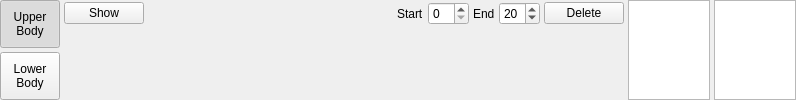
<?xml version="1.0" encoding="UTF-8"?>
<ui version="4.0">
 <class>IntervalWidget</class>
 <widget class="QWidget" name="IntervalWidget">
  <property name="geometry">
   <rect>
    <x>0</x>
    <y>0</y>
    <width>796</width>
    <height>100</height>
   </rect>
  </property>
  <property name="sizePolicy">
   <sizepolicy hsizetype="Preferred" vsizetype="Preferred">
    <horstretch>0</horstretch>
    <verstretch>0</verstretch>
   </sizepolicy>
  </property>
  <property name="minimumSize">
   <size>
    <width>580</width>
    <height>100</height>
   </size>
  </property>
  <property name="maximumSize">
   <size>
    <width>16777215</width>
    <height>100</height>
   </size>
  </property>
  <property name="windowTitle">
   <string>Interval</string>
  </property>
  <property name="layoutDirection">
   <enum>Qt::LeftToRight</enum>
  </property>
  <layout class="QHBoxLayout" name="horizontalLayout_2">
   <property name="spacing">
    <number>4</number>
   </property>
   <property name="leftMargin">
    <number>0</number>
   </property>
   <property name="topMargin">
    <number>0</number>
   </property>
   <property name="rightMargin">
    <number>0</number>
   </property>
   <property name="bottomMargin">
    <number>0</number>
   </property>
   <item>
    <layout class="QVBoxLayout" name="verticalLayout_2">
     <property name="leftMargin">
      <number>0</number>
     </property>
     <item>
      <widget class="QToolButton" name="toolButtonUp">
       <property name="sizePolicy">
        <sizepolicy hsizetype="Fixed" vsizetype="Expanding">
         <horstretch>0</horstretch>
         <verstretch>0</verstretch>
        </sizepolicy>
       </property>
       <property name="minimumSize">
        <size>
         <width>60</width>
         <height>0</height>
        </size>
       </property>
       <property name="text">
        <string>Upper
Body</string>
       </property>
       <property name="checkable">
        <bool>true</bool>
       </property>
       <property name="checked">
        <bool>true</bool>
       </property>
      </widget>
     </item>
     <item>
      <widget class="QToolButton" name="toolButtonDown">
       <property name="sizePolicy">
        <sizepolicy hsizetype="Fixed" vsizetype="Expanding">
         <horstretch>0</horstretch>
         <verstretch>0</verstretch>
        </sizepolicy>
       </property>
       <property name="minimumSize">
        <size>
         <width>60</width>
         <height>0</height>
        </size>
       </property>
       <property name="text">
        <string>Lower
Body</string>
       </property>
       <property name="checkable">
        <bool>true</bool>
       </property>
      </widget>
     </item>
    </layout>
   </item>
   <item>
    <widget class="QWidget" name="widget" native="true">
     <property name="minimumSize">
      <size>
       <width>560</width>
       <height>0</height>
      </size>
     </property>
     <property name="maximumSize">
      <size>
       <width>560</width>
       <height>16777215</height>
      </size>
     </property>
     <layout class="QVBoxLayout" name="verticalLayout">
      <property name="spacing">
       <number>4</number>
      </property>
      <property name="leftMargin">
       <number>0</number>
      </property>
      <property name="topMargin">
       <number>0</number>
      </property>
      <property name="rightMargin">
       <number>0</number>
      </property>
      <property name="bottomMargin">
       <number>0</number>
      </property>
      <item>
       <layout class="QHBoxLayout" name="horizontalLayout">
        <item>
         <widget class="QPushButton" name="pushButtonShow">
          <property name="sizePolicy">
           <sizepolicy hsizetype="Fixed" vsizetype="Fixed">
            <horstretch>0</horstretch>
            <verstretch>0</verstretch>
           </sizepolicy>
          </property>
          <property name="text">
           <string>Show</string>
          </property>
         </widget>
        </item>
        <item>
         <spacer name="horizontalSpacer">
          <property name="orientation">
           <enum>Qt::Horizontal</enum>
          </property>
          <property name="sizeType">
           <enum>QSizePolicy::Expanding</enum>
          </property>
          <property name="sizeHint" stdset="0">
           <size>
            <width>40</width>
            <height>20</height>
           </size>
          </property>
         </spacer>
        </item>
        <item>
         <widget class="QLabel" name="label">
          <property name="text">
           <string>Start</string>
          </property>
         </widget>
        </item>
        <item>
         <widget class="QSpinBox" name="spinBoxStart">
          <property name="minimumSize">
           <size>
            <width>38</width>
            <height>0</height>
           </size>
          </property>
          <property name="maximumSize">
           <size>
            <width>16777215</width>
            <height>16777215</height>
           </size>
          </property>
         </widget>
        </item>
        <item>
         <widget class="QLabel" name="label_2">
          <property name="text">
           <string>End</string>
          </property>
         </widget>
        </item>
        <item>
         <widget class="QSpinBox" name="spinBoxEnd">
          <property name="minimumSize">
           <size>
            <width>38</width>
            <height>0</height>
           </size>
          </property>
          <property name="maximumSize">
           <size>
            <width>16777215</width>
            <height>16777215</height>
           </size>
          </property>
          <property name="value">
           <number>20</number>
          </property>
         </widget>
        </item>
        <item>
         <widget class="QPushButton" name="pushButtonDelete">
          <property name="sizePolicy">
           <sizepolicy hsizetype="Fixed" vsizetype="Fixed">
            <horstretch>0</horstretch>
            <verstretch>0</verstretch>
           </sizepolicy>
          </property>
          <property name="text">
           <string>Delete</string>
          </property>
         </widget>
        </item>
       </layout>
      </item>
      <item>
       <widget class="QWidget" name="widget_2" native="true">
        <property name="maximumSize">
         <size>
          <width>16777215</width>
          <height>65</height>
         </size>
        </property>
        <layout class="QHBoxLayout" name="horizontalLayout_5">
         <property name="spacing">
          <number>0</number>
         </property>
         <property name="leftMargin">
          <number>0</number>
         </property>
         <property name="topMargin">
          <number>0</number>
         </property>
         <property name="rightMargin">
          <number>0</number>
         </property>
         <property name="bottomMargin">
          <number>0</number>
         </property>
         <item>
          <widget class="TimeAxis" name="timeAxisUp" native="true">
           <property name="minimumSize">
            <size>
             <width>560</width>
             <height>65</height>
            </size>
           </property>
           <property name="maximumSize">
            <size>
             <width>16777215</width>
             <height>65</height>
            </size>
           </property>
          </widget>
         </item>
         <item>
          <widget class="TimeAxis" name="timeAxisDown" native="true">
           <property name="minimumSize">
            <size>
             <width>560</width>
             <height>65</height>
            </size>
           </property>
           <property name="maximumSize">
            <size>
             <width>16777215</width>
             <height>65</height>
            </size>
           </property>
          </widget>
         </item>
        </layout>
       </widget>
      </item>
     </layout>
    </widget>
   </item>
   <item>
    <widget class="QListWidget" name="listWidgetDown"/>
   </item>
   <item>
    <widget class="QListWidget" name="listWidgetUp"/>
   </item>
  </layout>
 </widget>
 <customwidgets>
  <customwidget>
   <class>TimeAxis</class>
   <extends>QWidget</extends>
   <header>timeaxis.h</header>
   <container>1</container>
  </customwidget>
 </customwidgets>
 <resources/>
 <connections/>
</ui>
